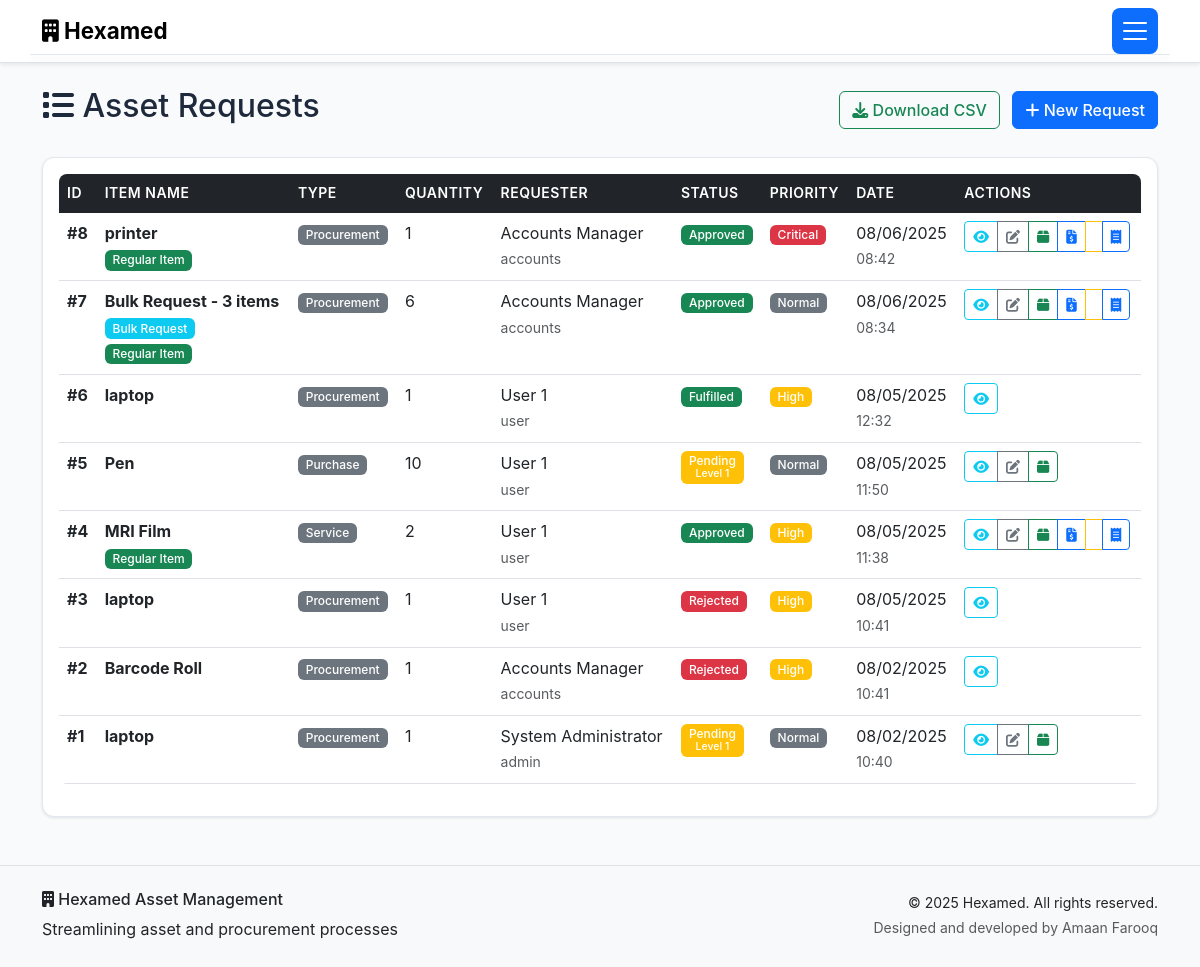
Before: /requests (signed in) with the older database file.
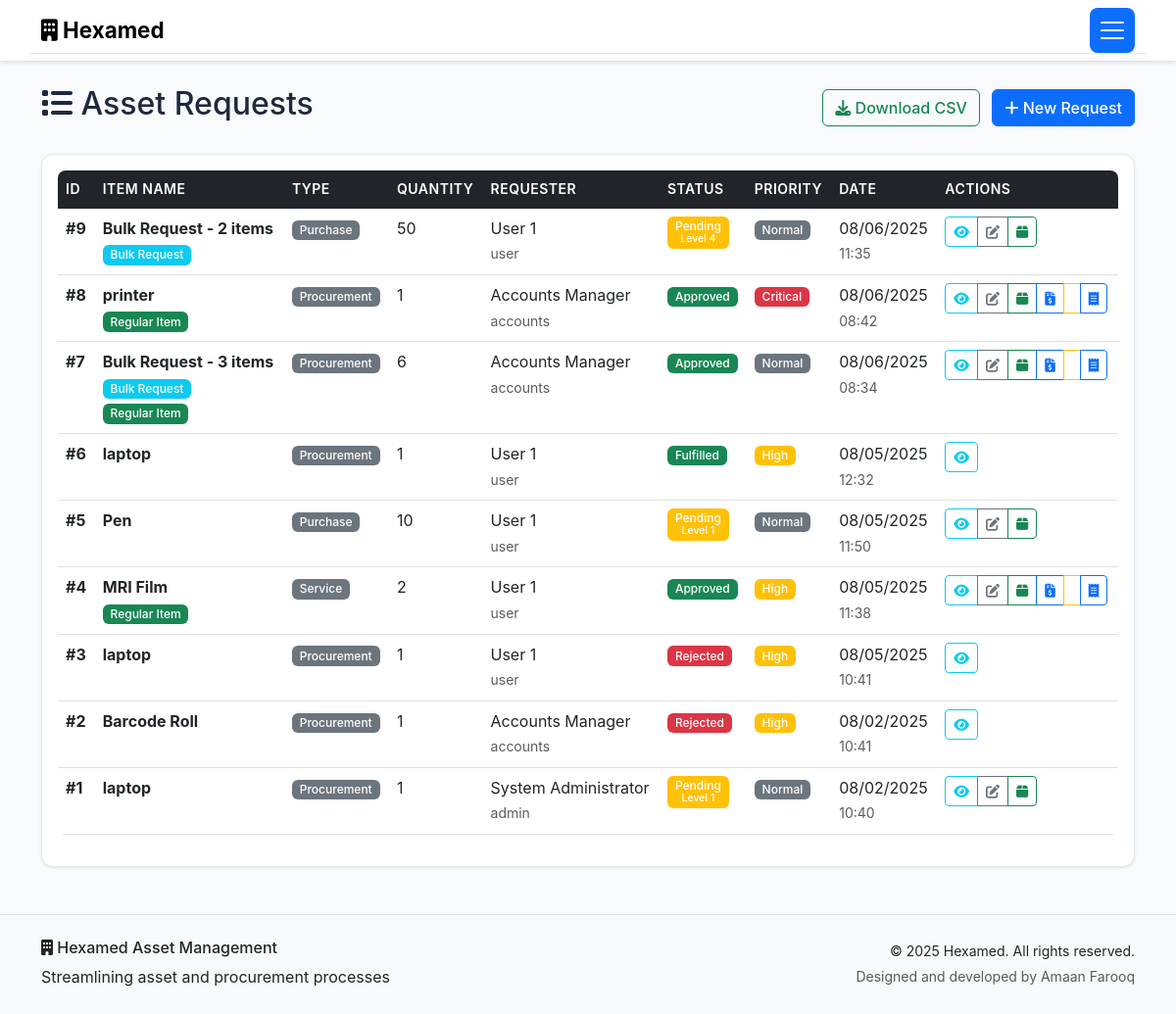
After: the same page with the newer database file.
### models.py (models this page shows, shortened)
class AssetRequest(db.Model):
    id = db.Column(db.Integer, primary_key=True)
    item_name = db.Column(db.String(200), nullable=False)
    quantity = db.Column(db.Integer, nullable=False)
    purpose = db.Column(db.Text, nullable=False)
    request_type = db.Column(db.String(50), nullable=False)
    estimated_cost = db.Column(db.Float)
    urgency = db.Column(db.String(20), default='Normal')
    is_bulk_request = db.Column(db.Boolean, default=False)
    bulk_items = db.Column(db.Text)  # JSON array of items for bulk requests
    item_classification = db.Column(db.String(20))  # 'Regular' or 'Specific' - set by SCM
    status = db.Column(db.String(20), default='Pending')
    current_approval_level = db.Column(db.Integer, default=1)
    floor = db.Column(db.String(50))
    fulfilled_from_asset_id = db.Column(db.Integer, db.ForeignKey('asset.id'))
    fulfilled_quantity = db.Column(db.Integer, default=0)
    fulfilled_by = db.Column(db.Integer, db.ForeignKey('user.id'))
    fulfilled_at = db.Column(db.DateTime)
    fulfillment_notes = db.Column(db.Text)
    created_at = db.Column(db.DateTime, default=datetime.utcnow)
    updated_at = db.Column(db.DateTime, default=datetime.utcnow, onupdate=datetime.utcnow)
    user_id = db.Column(db.Integer, db.ForeignKey('user.id'), nullable=False)
    uploaded_files = db.relationship('UploadedFile', backref='request', lazy=True, cascade='all, delete-orphan')
    approvals = db.relationship('Approval', backref='request', lazy=True, cascade='all, delete-orphan')
    fulfilled_from_asset = db.relationship('Asset', foreign_keys=[fulfilled_from_asset_id])
    fulfilled_by_user = db.relationship('User', foreign_keys=[fulfilled_by])

class User(db.Model):
    id = db.Column(db.Integer, primary_key=True)
    username = db.Column(db.String(80), unique=True, nullable=False)
    email = db.Column(db.String(120), unique=True, nullable=False)
    password_hash = db.Column(db.String(256), nullable=False)
    role = db.Column(db.String(50), nullable=False, default='User')
    full_name = db.Column(db.String(100), nullable=False)
    floor = db.Column(db.String(50))
    department = db.Column(db.String(100))
    created_at = db.Column(db.DateTime, default=datetime.utcnow)
    is_active = db.Column(db.Boolean, default=True)
    requests = db.relationship('AssetRequest', foreign_keys='AssetRequest.user_id', backref='requester', lazy=True)

### routes.py (the view)
    def decorated_function(*args, **kwargs):
        if 'user_id' not in session:
            flash('Please log in to access this page.', 'warning')
            return redirect(url_for('login'))
        return f(*args, **kwargs)

### templates/requests.html (shortened to what this page needs)
{% extends "base.html" %}
{% block content %}
<div class="container my-4">
    <div class="row">
        <div class="col">
            <div class="d-flex justify-content-between align-items-center mb-4">
                <h2><i class="fas fa-list"></i> Asset Requests</h2>
                <div>
                    <a href="{{ url_for('download_requests') }}" class="btn btn-outline-success me-2">
                        <i class="fas fa-download"></i> Download CSV
                    </a>
                    <a href="{{ url_for('create_request') }}" class="btn btn-primary">
                        <i class="fas fa-plus"></i> New Request
                    </a>
                </div>
            </div>
        </div>
    </div>
    {% if requests.items %}
    <div class="card">
        <div class="card-body">
            <div class="table-responsive">
                <table class="table table-hover">
                    <thead>
                        <tr>
                            <th>ID</th>
                            <th>Item Name</th>
                            <th>Type</th>
                            <th>Quantity</th>
                            <th>Requester</th>
                            <th>Status</th>
                            <th>Priority</th>
                            <th>Date</th>
                            <th>Actions</th>
                        </tr>
                    </thead>
                    <tbody>
                        {% for request in requests.items %}
                        <tr>
                            <td><strong>#{{ request.id }}</strong></td>
                            <td>
                                <div>
                                    <strong>{{ request.item_name }}</strong>
                                    {% if request.is_bulk_request %}
                                        <br><span class="badge bg-info">Bulk Request</span>
                                    {% endif %}
                                    {% if request.item_classification %}
                                        <br><span class="badge bg-{{ 'success' if request.item_classification == 'Regular' else 'warning' }}">
                                            {{ request.item_classification }} Item
                                        </span>
                                    {% endif %}
                                </div>
                            </td>
                            <td>
                                <span class="badge bg-secondary">{{ request.request_type }}</span>
                            </td>
                            <td>{{ request.quantity }}</td>
                            <td>
                                <div>
                                    {{ request.requester.full_name }}
                                    <br><small class="text-muted">{{ request.requester.username }}</small>
                                </div>
                            </td>
                            <td>
                                {% if request.status == 'Pending' %}
                                    <span class="badge bg-warning">
                                        {{ request.status }}
                                        <br><small>Level {{ request.current_approval_level }}</small>
                                    </span>
                                {% elif request.status == 'Approved' %}
                                    <span class="badge bg-success">{{ request.status }}</span>
                                {% elif request.status == 'Rejected' %}
                                    <span class="badge bg-danger">{{ request.status }}</span>
                                {% elif request.status == 'Fulfilled' %}
                                    <span class="badge bg-success">{{ request.status }}</span>
                                {% endif %}
                            </td>
                            <td>
                                {% if request.urgency == 'Critical' %}
                                    <span class="badge bg-danger">{{ request.urgency }}</span>
                                {% elif request.urgency == 'High' %}
                                    <span class="badge bg-warning">{{ request.urgency }}</span>
                                {% elif request.urgency == 'Normal' %}
                                    <span class="badge bg-secondary">{{ request.urgency }}</span>
                                {% else %}
                                    <span class="badge bg-light text-dark">{{ request.urgency }}</span>
                                {% endif %}
                            </td>
                            <td>
                                <div>
                                    {{ request.created_at.strftime('%m/%d/%Y') if request.created_at else 'N/A' }}
                                    <br><small class="text-muted">{{ request.created_at.strftime('%H:%M') if request.created_at else 'N/A' }}</small>
                                </div>
                            </td>
                            <td>
                                <div class="btn-group btn-group-sm">
                                    <button class="btn btn-outline-info btn-sm" data-bs-toggle="modal"
                                            data-bs-target="#requestModal{{ request.id }}">
                                        <i class="fas fa-eye"></i>
                                    </button>
                                    {% if user.role in ['Accounts/SCM', 'Admin', 'MD'] %}
                                        {% if request.status in ['Pending', 'Approved'] %}
                                            <a href="{{ url_for('edit_request', request_id=request.id) }}"
                                               class="btn btn-outline-secondary btn-sm"
                                               title="Edit Request">
                                                <i class="fas fa-edit"></i>
                                            </a>
                                            <a href="{{ url_for('assign_from_asset', request_id=request.id) }}"
                                               class="btn btn-outline-success btn-sm"
                                               title="Assign from Asset">
                                                <i class="fas fa-box"></i>
                                            </a>
                                        {% endif %}
                                        {% if request.status == 'Approved' and user.role == 'Accounts/SCM' %}
                                            {% if not request.item_classification %}
                                                <a href="{{ url_for('classify_item', request_id=request.id) }}"
                                                   class="btn btn-outline-info btn-sm"
                                                   title="Classify Item & Create PO">
                                                    <i class="fas fa-tags"></i>
                                                </a>
                                            {% else %}
                                                <a href="{{ url_for('create_po_from_request', request_id=request.id) }}"
                                                   class="btn btn-outline-primary btn-sm"
                                                   title="Create Purchase Order">
                                                    <i class="fas fa-file-invoice-dollar"></i>
                                                </a>
                                            {% endif %}
                                            <a href="{{ url_for('fulfill_request', request_id=request.id) }}"
                                               class="btn btn-outline-warning btn-sm"
                                               title="Fulfill from Assets">
                                            </a>
                                            <a href="{{ url_for('upload_bill', request_id=request.id) }}"
                                               class="btn btn-outline-primary btn-sm"
                                               title="Upload Bill">
                                                <i class="fas fa-receipt"></i>
                                            </a>
                                        {% endif %}
                                    {% endif %}
                                </div>
                            </td>
                        </tr>
                        {% endfor %}
                    </tbody>
                </table>
            </div>
        </div>
    </div>
    {% endif %}
</div>
{% endblock %}

### templates/base.html (shortened to what this page needs)
<!DOCTYPE html>
<html lang="en" data-bs-theme="light">
<head>
    <link href="https://cdn.jsdelivr.net/npm/bootstrap@5.3.0/dist/css/bootstrap.min.css" rel="stylesheet">
    <link rel="stylesheet" href="https://cdnjs.cloudflare.com/ajax/libs/font-awesome/6.4.0/css/all.min.css">
    <link rel="stylesheet" href="{{ url_for('static', filename='style.css') }}">
</head>
<body>
    {% if session.user_id %}
    <nav class="navbar navbar-expand-lg navbar-light bg-white shadow-sm border-bottom">
        <div class="container">
            <a class="navbar-brand" href="{{ url_for('dashboard') }}">
                <i class="fas fa-building"></i> Hexamed
            </a>
            <button class="navbar-toggler" type="button" data-bs-toggle="collapse" data-bs-target="#navbarNav">
                <span class="navbar-toggler-icon"></span>
            </button>
            <div class="collapse navbar-collapse" id="navbarNav">
                <ul class="navbar-nav me-auto">
                    {% if session.role in ['Admin', 'MD', 'Accounts/SCM'] %}
                        <li class="nav-item">
                            <a class="nav-link" href="{{ url_for('view_assignments') }}">
                                <i class="fas fa-tasks"></i> Item Assignments
                            </a>
                        </li>
                        {% endif %}
                </ul>
                <ul class="navbar-nav">
                    <li class="nav-item dropdown d-none d-lg-block">
                        <a class="nav-link dropdown-toggle" href="#" id="navbarDropdown" role="button" data-bs-toggle="dropdown">
                            <i class="fas fa-user"></i> {{ session.full_name }}
                            <span class="badge bg-secondary">{{ session.role }}</span>
                        </a>
                    </li>
                </ul>
            </div>
        </div>
    </nav>
    {% endif %}
    <main>
        {% block content %}{% endblock %}
    </main>
    <footer class="bg-light text-dark mt-5 py-4 border-top">
        <div class="container">
            <div class="row">
                <div class="col-md-6">
                    <h6><i class="fas fa-building"></i> Hexamed Asset Management</h6>
                    <p class="mb-0">Streamlining asset and procurement processes</p>
                </div>
                <div class="col-md-6 text-md-end">
                    <small>&copy; 2025 Hexamed. All rights reserved.</small><br>
                    <small class="text-muted">Designed and developed by Amaan Farooq</small>
                </div>
            </div>
        </div>
    </footer>
</body>
</html>

Changed rows visible on the page:
added AssetRequest: id "9", item_name "Bulk Request - 2 items", is_bulk_request "Bulk Request", request_type "Purchase", quantity "50", requester.full_name "User 1", requester.username "user", status "Pending", current_approval_level "4", urgency "Normal", created_at "08/06/2025", created_at "11:35"
